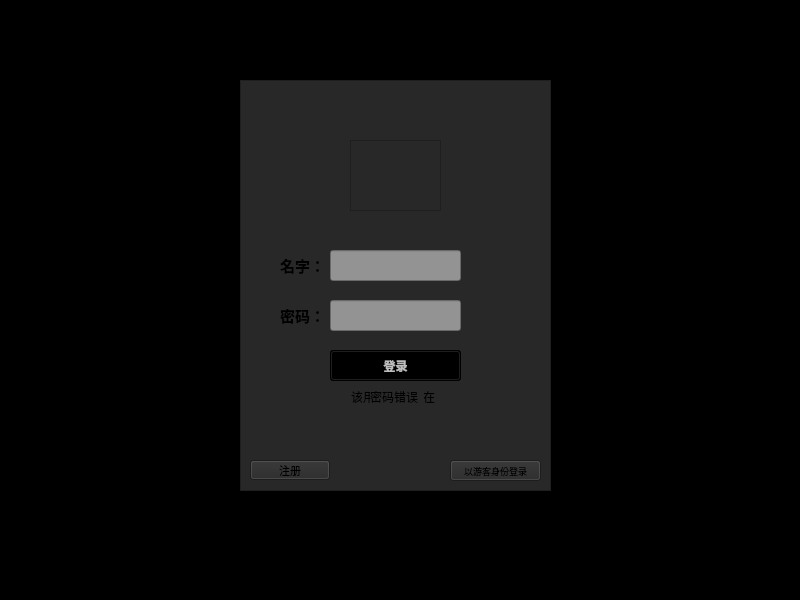
<?xml version="1.0" encoding="UTF-8"?>
<ui version="4.0">
 <class>Widget</class>
 <widget class="QWidget" name="Widget">
  <property name="geometry">
   <rect>
    <x>0</x>
    <y>0</y>
    <width>800</width>
    <height>600</height>
   </rect>
  </property>
  <property name="windowTitle">
   <string>宝淘-登录</string>
  </property>
  <property name="styleSheet">
   <string notr="true">.QWidget{background-color: rgb(0, 0, 0);}</string>
  </property>
  <widget class="QFrame" name="LoginPage">
   <property name="geometry">
    <rect>
     <x>240</x>
     <y>80</y>
     <width>311</width>
     <height>411</height>
    </rect>
   </property>
   <property name="styleSheet">
    <string notr="true">background-color: rgb(40, 40, 40);</string>
   </property>
   <property name="frameShape">
    <enum>QFrame::StyledPanel</enum>
   </property>
   <property name="frameShadow">
    <enum>QFrame::Raised</enum>
   </property>
   <widget class="QLineEdit" name="username">
    <property name="geometry">
     <rect>
      <x>90</x>
      <y>170</y>
      <width>131</width>
      <height>31</height>
     </rect>
    </property>
    <property name="styleSheet">
     <string notr="true">background-color: rgb(147, 147, 147);</string>
    </property>
    <property name="text">
     <string/>
    </property>
   </widget>
   <widget class="QLineEdit" name="password">
    <property name="geometry">
     <rect>
      <x>90</x>
      <y>220</y>
      <width>131</width>
      <height>31</height>
     </rect>
    </property>
    <property name="styleSheet">
     <string notr="true">background-color: rgb(147, 147, 147);</string>
    </property>
    <property name="echoMode">
     <enum>QLineEdit::Password</enum>
    </property>
   </widget>
   <widget class="QPushButton" name="log_in">
    <property name="enabled">
     <bool>false</bool>
    </property>
    <property name="geometry">
     <rect>
      <x>90</x>
      <y>270</y>
      <width>131</width>
      <height>31</height>
     </rect>
    </property>
    <property name="font">
     <font>
      <pointsize>9</pointsize>
      <weight>75</weight>
      <bold>true</bold>
     </font>
    </property>
    <property name="cursor">
     <cursorShape>ArrowCursor</cursorShape>
    </property>
    <property name="styleSheet">
     <string notr="true">background-color: rgb(0, 0, 0);</string>
    </property>
    <property name="text">
     <string>登录</string>
    </property>
    <property name="checkable">
     <bool>false</bool>
    </property>
   </widget>
   <widget class="QFrame" name="Logo">
    <property name="geometry">
     <rect>
      <x>110</x>
      <y>60</y>
      <width>91</width>
      <height>71</height>
     </rect>
    </property>
    <property name="mouseTracking">
     <bool>false</bool>
    </property>
    <property name="autoFillBackground">
     <bool>false</bool>
    </property>
    <property name="styleSheet">
     <string notr="true">image: url(:/new/prefix1/static/Logo.png);</string>
    </property>
    <property name="frameShape">
     <enum>QFrame::StyledPanel</enum>
    </property>
    <property name="frameShadow">
     <enum>QFrame::Raised</enum>
    </property>
   </widget>
   <widget class="QLabel" name="usernameLabel">
    <property name="geometry">
     <rect>
      <x>40</x>
      <y>170</y>
      <width>41</width>
      <height>31</height>
     </rect>
    </property>
    <property name="font">
     <font>
      <pointsize>11</pointsize>
      <weight>75</weight>
      <italic>false</italic>
      <bold>true</bold>
     </font>
    </property>
    <property name="cursor">
     <cursorShape>ArrowCursor</cursorShape>
    </property>
    <property name="text">
     <string>名字：</string>
    </property>
   </widget>
   <widget class="QLabel" name="passwordLabel">
    <property name="geometry">
     <rect>
      <x>40</x>
      <y>220</y>
      <width>41</width>
      <height>31</height>
     </rect>
    </property>
    <property name="font">
     <font>
      <pointsize>11</pointsize>
      <weight>75</weight>
      <bold>true</bold>
     </font>
    </property>
    <property name="text">
     <string>密码：</string>
    </property>
   </widget>
   <widget class="QPushButton" name="Register">
    <property name="geometry">
     <rect>
      <x>10</x>
      <y>380</y>
      <width>80</width>
      <height>20</height>
     </rect>
    </property>
    <property name="font">
     <font>
      <pointsize>8</pointsize>
     </font>
    </property>
    <property name="cursor">
     <cursorShape>PointingHandCursor</cursorShape>
    </property>
    <property name="text">
     <string>注册</string>
    </property>
   </widget>
   <widget class="QPushButton" name="GUIST">
    <property name="geometry">
     <rect>
      <x>210</x>
      <y>380</y>
      <width>91</width>
      <height>21</height>
     </rect>
    </property>
    <property name="font">
     <font>
      <pointsize>7</pointsize>
     </font>
    </property>
    <property name="cursor">
     <cursorShape>PointingHandCursor</cursorShape>
    </property>
    <property name="text">
     <string>以游客身份登录</string>
    </property>
   </widget>
   <widget class="QLabel" name="wronguser">
    <property name="geometry">
     <rect>
      <x>111</x>
      <y>311</y>
      <width>100</width>
      <height>12</height>
     </rect>
    </property>
    <property name="text">
     <string>该用户名不存在</string>
    </property>
   </widget>
   <widget class="QLabel" name="wrongps">
    <property name="enabled">
     <bool>true</bool>
    </property>
    <property name="geometry">
     <rect>
      <x>130</x>
      <y>311</y>
      <width>54</width>
      <height>12</height>
     </rect>
    </property>
    <property name="text">
     <string>密码错误</string>
    </property>
   </widget>
  </widget>
 </widget>
 <resources/>
 <connections/>
</ui>
